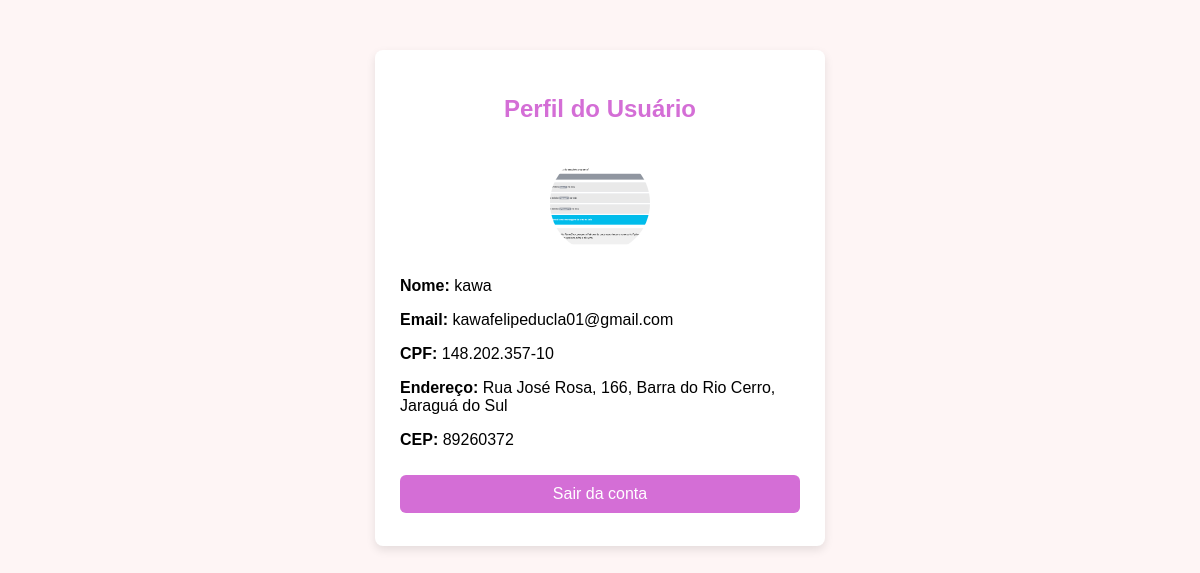
The page /perfil (signed in) on the database its author committed.
### app/models.py (models this page shows, shortened)
class Usuario(db.Model):
    id = db.Column(db.Integer, primary_key=True)
    nome = db.Column(db.String(100), nullable=False)
    email = db.Column(db.String(120), nullable=False, unique=True)
    senha_hash = db.Column(db.String(200), nullable=False)
    cpf = db.Column(db.String(14), nullable=True, unique=True)
    cep = db.Column(db.String(10), nullable=False)
    rua = db.Column(db.String(150), nullable=False)
    bairro = db.Column(db.String(100), nullable=True)
    cidade = db.Column(db.String(100), nullable=True)
    tipo_residencia = db.Column(db.String(20), nullable=False)  # 'casa' ou 'apartamento'
    numero = db.Column(db.String(20), nullable=False)  # número da casa ou bloco/apto
    complemento = db.Column(db.String(100), nullable=True)
    imagem = db.Column(db.String(100), nullable=True, default='default-avatar.png')

### app/view.py (the view)
@app.route('/perfil')
def perfil():
    if 'usuario_id' not in session:
        flash("Cadastre-se primeiro!", "warning")
        return redirect(url_for('cadastro'))
    usuario = Usuario.query.get(session['usuario_id'])
    return render_template('perfil.html', usuario=usuario)

### app/templates/perfil.html (shortened to what this page needs)
<!DOCTYPE html>
<html lang="pt-br">
<head>
    <link rel="stylesheet" href="{{ url_for('static', filename='css/cadastro.css') }}">
</head>
<body>
<div class="cadastro-container">
    <h2>Perfil do Usuário</h2>
    <div style="text-align:center; margin-bottom:20px;">
        <img src="{{ url_for('static', filename='img/usuarios/' + usuario.imagem) }}"
             alt="Avatar" class="preview-img" style="width:100px; height:100px;">
    </div>
    <p><strong>Nome:</strong> {{ usuario.nome }}</p>
    <p><strong>Email:</strong> {{ usuario.email }}</p>
    <p><strong>CPF:</strong> {{ usuario.cpf if usuario.cpf else 'Não informado' }}</p>
    <p><strong>Endereço:</strong> {{ usuario.rua }}, {{ usuario.numero }}, {{ usuario.bairro }}, {{ usuario.cidade }}</p>
    <p><strong>CEP:</strong> {{ usuario.cep }}</p>
    <button onclick="confirmLogout()">Sair da conta</button>
</div>
</body>
</html>

### app/static/css/cadastro.css (style rules this page uses)
body { font-family: Arial, sans-serif; background-color: #fef5f5; }
.cadastro-container { width: 400px; margin: 50px auto; padding: 25px; background-color: white; box-shadow: 0 4px 10px rgba(0,0,0,0.1); border-radius: 8px; }
.cadastro-container h2 { text-align: center; color: #d46ed6; margin-bottom: 20px; }
.cadastro-container input, .cadastro-container select, .cadastro-container button { width: 100%; padding: 10px; margin: 8px 0; border-radius: 6px; border: 1px solid #ccc; box-sizing: border-box; }
.cadastro-container button { background-color: #d46ed6; color: white; border: none; cursor: pointer; font-size: 16px; margin-top: 10px; }
.preview-img { width: 80px; height: 80px; border-radius: 50%; object-fit: cover; margin-top: 10px; }

### rows shown on the page
Usuario: imagem (picture), nome "kawa", email "kawafelipeducla01@gmail.com", cpf "148.202.357-10", rua "Rua José Rosa", numero "166", bairro "Barra do Rio Cerro", cidade "Jaraguá do Sul", cep "89260372"
